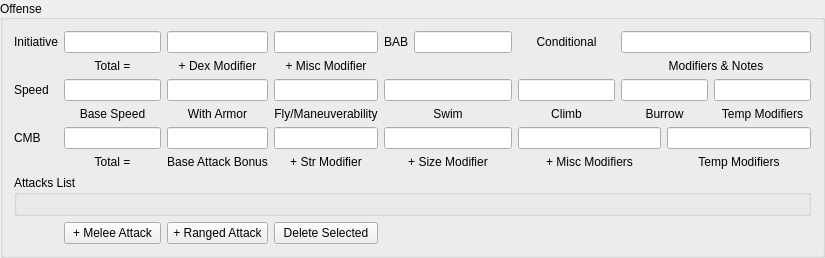
         <widget class="QGroupBox" name="groupBox_4">
          <property name="minimumSize">
           <size>
            <width>825</width>
            <height>0</height>
           </size>
          </property>
          <property name="maximumSize">
           <size>
            <width>825</width>
            <height>16777215</height>
           </size>
          </property>
          <property name="title">
           <string>Offense</string>
          </property>
          <property name="alignment">
           <set>Qt::AlignLeading|Qt::AlignLeft|Qt::AlignVCenter</set>
          </property>
          <layout class="QGridLayout" name="gridLayout_5">
           <item row="6" column="0" colspan="11">
            <widget class="QGroupBox" name="groupBox_10">
             <property name="title">
              <string>Attacks List</string>
             </property>
             <layout class="QGridLayout" name="gridLayout_12">
              <item row="0" column="1">
               <spacer name="horizontalSpacer_43">
                <property name="orientation">
                 <enum>Qt::Horizontal</enum>
                </property>
                <property name="sizeType">
                 <enum>QSizePolicy::Fixed</enum>
                </property>
                <property name="sizeHint" stdset="0">
                 <size>
                  <width>170</width>
                  <height>0</height>
                 </size>
                </property>
               </spacer>
              </item>
              <item row="0" column="6">
               <spacer name="horizontalSpacer_44">
                <property name="orientation">
                 <enum>Qt::Horizontal</enum>
                </property>
                <property name="sizeType">
                 <enum>QSizePolicy::Fixed</enum>
                </property>
                <property name="sizeHint" stdset="0">
                 <size>
                  <width>150</width>
                  <height>0</height>
                 </size>
                </property>
               </spacer>
              </item>
              <item row="0" column="0">
               <spacer name="horizontalSpacer_42">
                <property name="orientation">
                 <enum>Qt::Horizontal</enum>
                </property>
                <property name="sizeHint" stdset="0">
                 <size>
                  <width>40</width>
                  <height>0</height>
                 </size>
                </property>
               </spacer>
              </item>
              <item row="0" column="3">
               <spacer name="horizontalSpacer_155">
                <property name="orientation">
                 <enum>Qt::Horizontal</enum>
                </property>
                <property name="sizeHint" stdset="0">
                 <size>
                  <width>40</width>
                  <height>0</height>
                 </size>
                </property>
               </spacer>
              </item>
              <item row="0" column="4">
               <spacer name="horizontalSpacer_156">
                <property name="orientation">
                 <enum>Qt::Horizontal</enum>
                </property>
                <property name="sizeHint" stdset="0">
                 <size>
                  <width>40</width>
                  <height>0</height>
                 </size>
                </property>
               </spacer>
              </item>
              <item row="0" column="2">
               <spacer name="horizontalSpacer_154">
                <property name="orientation">
                 <enum>Qt::Horizontal</enum>
                </property>
                <property name="sizeHint" stdset="0">
                 <size>
                  <width>40</width>
                  <height>0</height>
                 </size>
                </property>
               </spacer>
              </item>
              <item row="0" column="5">
               <spacer name="horizontalSpacer_157">
                <property name="orientation">
                 <enum>Qt::Horizontal</enum>
                </property>
                <property name="sizeHint" stdset="0">
                 <size>
                  <width>40</width>
                  <height>0</height>
                 </size>
                </property>
               </spacer>
              </item>
             </layout>
            </widget>
           </item>
           <item row="0" column="3">
            <widget class="QLineEdit" name="initiative_miscModifier">
             <property name="alignment">
              <set>Qt::AlignCenter</set>
             </property>
            </widget>
           </item>
           <item row="0" column="4" colspan="2">
            <widget class="QLabel" name="label_145">
             <property name="text">
              <string>BAB</string>
             </property>
             <property name="alignment">
              <set>Qt::AlignCenter</set>
             </property>
            </widget>
           </item>
           <item row="0" column="2">
            <widget class="QLineEdit" name="initiative_dexModifier">
             <property name="alignment">
              <set>Qt::AlignCenter</set>
             </property>
             <property name="readOnly">
              <bool>true</bool>
             </property>
            </widget>
           </item>
           <item row="0" column="1">
            <widget class="QLineEdit" name="initiative_total">
             <property name="alignment">
              <set>Qt::AlignCenter</set>
             </property>
             <property name="readOnly">
              <bool>true</bool>
             </property>
            </widget>
           </item>
           <item row="0" column="0">
            <widget class="QLabel" name="label_132">
             <property name="text">
              <string>Initiative</string>
             </property>
             <property name="alignment">
              <set>Qt::AlignCenter</set>
             </property>
            </widget>
           </item>
           <item row="1" column="8" colspan="3">
            <widget class="QLabel" name="label_152">
             <property name="text">
              <string>Modifiers &amp; Notes</string>
             </property>
             <property name="alignment">
              <set>Qt::AlignCenter</set>
             </property>
            </widget>
           </item>
           <item row="2" column="2">
            <widget class="QLineEdit" name="speed_withArmor">
             <property name="alignment">
              <set>Qt::AlignCenter</set>
             </property>
            </widget>
           </item>
           <item row="0" column="7">
            <widget class="QLabel" name="label_146">
             <property name="text">
              <string>Conditional</string>
             </property>
             <property name="alignment">
              <set>Qt::AlignCenter</set>
             </property>
            </widget>
           </item>
           <item row="0" column="6">
            <widget class="QLineEdit" name="bab">
             <property name="alignment">
              <set>Qt::AlignCenter</set>
             </property>
            </widget>
           </item>
           <item row="0" column="8" colspan="3">
            <widget class="QLineEdit" name="conditionalOffenseModifiers"/>
           </item>
           <item row="2" column="4" colspan="3">
            <widget class="QLineEdit" name="speed_swim">
             <property name="minimumSize">
              <size>
               <width>101</width>
               <height>0</height>
              </size>
             </property>
             <property name="alignment">
              <set>Qt::AlignCenter</set>
             </property>
            </widget>
           </item>
           <item row="2" column="10">
            <widget class="QLineEdit" name="speed_tempModifiers"/>
           </item>
           <item row="1" column="1">
            <widget class="QLabel" name="label_149">
             <property name="text">
              <string>Total =</string>
             </property>
             <property name="alignment">
              <set>Qt::AlignCenter</set>
             </property>
            </widget>
           </item>
           <item row="2" column="8" colspan="2">
            <widget class="QLineEdit" name="speed_burrow">
             <property name="alignment">
              <set>Qt::AlignCenter</set>
             </property>
            </widget>
           </item>
           <item row="2" column="7">
            <widget class="QLineEdit" name="speed_climb">
             <property name="alignment">
              <set>Qt::AlignCenter</set>
             </property>
            </widget>
           </item>
           <item row="2" column="0">
            <widget class="QLabel" name="label_147">
             <property name="text">
              <string>Speed</string>
             </property>
             <property name="alignment">
              <set>Qt::AlignLeading|Qt::AlignLeft|Qt::AlignVCenter</set>
             </property>
            </widget>
           </item>
           <item row="2" column="1">
            <widget class="QLineEdit" name="speed_base">
             <property name="alignment">
              <set>Qt::AlignCenter</set>
             </property>
            </widget>
           </item>
           <item row="3" column="2">
            <widget class="QLabel" name="label_154">
             <property name="text">
              <string>With Armor</string>
             </property>
             <property name="alignment">
              <set>Qt::AlignCenter</set>
             </property>
            </widget>
           </item>
           <item row="3" column="1">
            <widget class="QLabel" name="label_153">
             <property name="text">
              <string>Base Speed</string>
             </property>
             <property name="alignment">
              <set>Qt::AlignCenter</set>
             </property>
            </widget>
           </item>
           <item row="3" column="10">
            <widget class="QLabel" name="label_159">
             <property name="text">
              <string>Temp Modifiers</string>
             </property>
             <property name="alignment">
              <set>Qt::AlignCenter</set>
             </property>
            </widget>
           </item>
           <item row="3" column="3">
            <widget class="QLabel" name="label_155">
             <property name="text">
              <string>Fly/Maneuverability</string>
             </property>
             <property name="alignment">
              <set>Qt::AlignCenter</set>
             </property>
            </widget>
           </item>
           <item row="2" column="3">
            <widget class="QLineEdit" name="speed_fly">
             <property name="alignment">
              <set>Qt::AlignCenter</set>
             </property>
            </widget>
           </item>
           <item row="3" column="4" colspan="3">
            <widget class="QLabel" name="label_156">
             <property name="text">
              <string>Swim</string>
             </property>
             <property name="alignment">
              <set>Qt::AlignCenter</set>
             </property>
            </widget>
           </item>
           <item row="3" column="8" colspan="2">
            <widget class="QLabel" name="label_158">
             <property name="text">
              <string>Burrow</string>
             </property>
             <property name="alignment">
              <set>Qt::AlignCenter</set>
             </property>
            </widget>
           </item>
           <item row="4" column="0">
            <widget class="QLabel" name="label_148">
             <property name="text">
              <string>CMB</string>
             </property>
             <property name="alignment">
              <set>Qt::AlignLeading|Qt::AlignLeft|Qt::AlignVCenter</set>
             </property>
            </widget>
           </item>
           <item row="1" column="3">
            <widget class="QLabel" name="label_151">
             <property name="text">
              <string>+ Misc Modifier</string>
             </property>
             <property name="alignment">
              <set>Qt::AlignCenter</set>
             </property>
            </widget>
           </item>
           <item row="4" column="1">
            <widget class="QLineEdit" name="cmb_total">
             <property name="alignment">
              <set>Qt::AlignCenter</set>
             </property>
             <property name="readOnly">
              <bool>true</bool>
             </property>
            </widget>
           </item>
           <item row="1" column="2">
            <widget class="QLabel" name="label_150">
             <property name="text">
              <string>+ Dex Modifier</string>
             </property>
             <property name="alignment">
              <set>Qt::AlignCenter</set>
             </property>
            </widget>
           </item>
           <item row="3" column="7">
            <widget class="QLabel" name="label_157">
             <property name="text">
              <string>Climb</string>
             </property>
             <property name="alignment">
              <set>Qt::AlignCenter</set>
             </property>
            </widget>
           </item>
           <item row="4" column="3">
            <widget class="QLineEdit" name="cmb_strModifier">
             <property name="alignment">
              <set>Qt::AlignCenter</set>
             </property>
             <property name="readOnly">
              <bool>true</bool>
             </property>
            </widget>
           </item>
           <item row="4" column="2">
            <widget class="QLineEdit" name="cmb_bab">
             <property name="alignment">
              <set>Qt::AlignCenter</set>
             </property>
             <property name="readOnly">
              <bool>true</bool>
             </property>
            </widget>
           </item>
           <item row="5" column="3">
            <widget class="QLabel" name="label_162">
             <property name="text">
              <string>+ Str Modifier</string>
             </property>
             <property name="alignment">
              <set>Qt::AlignCenter</set>
             </property>
            </widget>
           </item>
           <item row="5" column="9" colspan="2">
            <widget class="QLabel" name="label_165">
             <property name="text">
              <string>Temp Modifiers</string>
             </property>
             <property name="alignment">
              <set>Qt::AlignCenter</set>
             </property>
            </widget>
           </item>
           <item row="5" column="4" colspan="3">
            <widget class="QLabel" name="label_163">
             <property name="text">
              <string>+ Size Modifier</string>
             </property>
             <property name="alignment">
              <set>Qt::AlignCenter</set>
             </property>
            </widget>
           </item>
           <item row="5" column="2">
            <widget class="QLabel" name="label_161">
             <property name="text">
              <string>Base Attack Bonus</string>
             </property>
             <property name="alignment">
              <set>Qt::AlignCenter</set>
             </property>
            </widget>
           </item>
           <item row="5" column="1">
            <widget class="QLabel" name="label_160">
             <property name="text">
              <string>Total =</string>
             </property>
             <property name="alignment">
              <set>Qt::AlignCenter</set>
             </property>
            </widget>
           </item>
           <item row="5" column="7" colspan="2">
            <widget class="QLabel" name="label_164">
             <property name="text">
              <string>+ Misc Modifiers</string>
             </property>
             <property name="alignment">
              <set>Qt::AlignCenter</set>
             </property>
            </widget>
           </item>
           <item row="4" column="9" colspan="2">
            <widget class="QLineEdit" name="cmb_tempModifiers"/>
           </item>
           <item row="4" column="4" colspan="3">
            <widget class="QLineEdit" name="cmb_sizeModifier">
             <property name="alignment">
              <set>Qt::AlignCenter</set>
             </property>
            </widget>
           </item>
           <item row="4" column="7" colspan="2">
            <widget class="QLineEdit" name="cmb_miscModifiers"/>
           </item>
           <item row="7" column="1">
            <widget class="QPushButton" name="addMeleeAttack">
             <property name="text">
              <string>+ Melee Attack</string>
             </property>
            </widget>
           </item>
           <item row="7" column="2">
            <widget class="QPushButton" name="addRangedAttack">
             <property name="text">
              <string>+ Ranged Attack</string>
             </property>
            </widget>
           </item>
           <item row="7" column="3">
            <widget class="QPushButton" name="deleteAttack">
             <property name="text">
              <string>Delete Selected</string>
             </property>
            </widget>
           </item>
          </layout>
         </widget>
